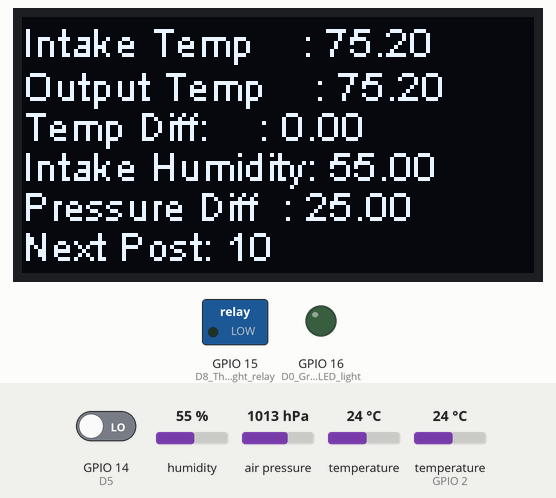
The sketch below on a simulated ESP8266 (NodeMCU). Shown: 128×64 one-colour display, switched loads named in the sketch (green lamp = pin HIGH), output pins drawn as LEDs (lit = HIGH). The inputs (shaded band) are chosen by the test bench; at power-on: humidity 55 %, temperature (sensor on GPIO 2) 24 °C, GPIO 14 (D5) LOW, temperature 24 °C, air pressure 1013 hPa. WiFi joins after 1.5 s; servers stay silent unless stated.

Above: at 8.2 s.
8.3 s: humidity set to 22 %
At 9.0 s:
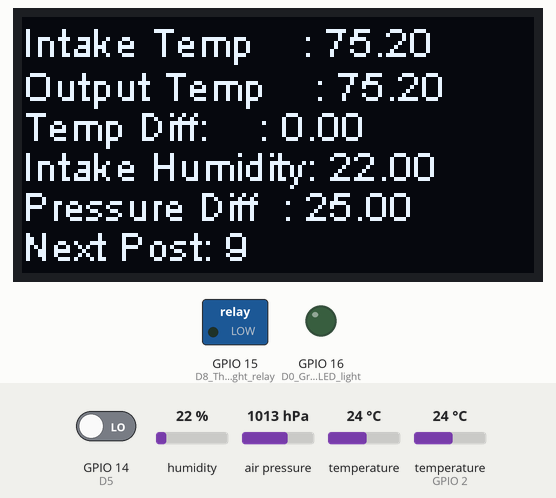
11.2 s: temperature (sensor on GPIO 2) set to 12 °C
At 12.3 s:
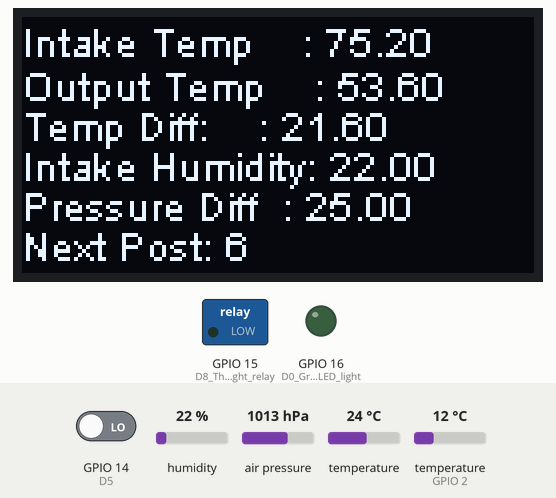
14.6 s: GPIO 14 (D5) driven HIGH
At 16.3 s:
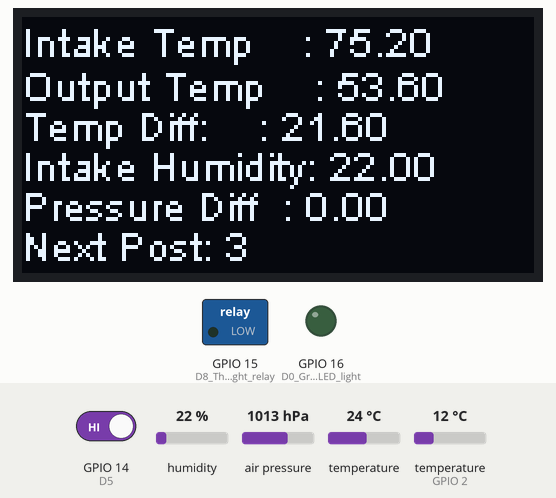
18.0 s: temperature (sensor 0) set to 12 °C
At 18.96 s:
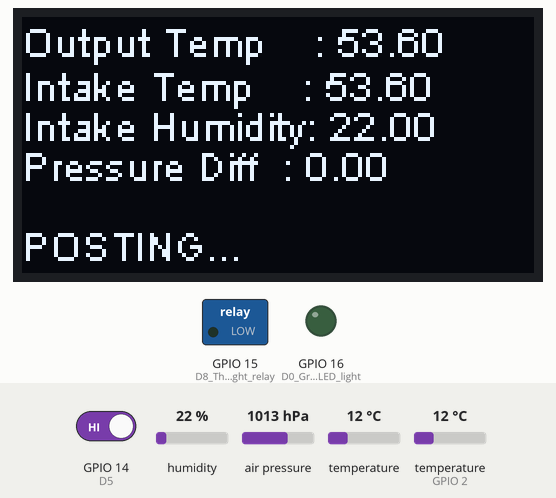
20.6 s: temperature (sensor on GPIO 2) set to 19 °C
At 22.2 s:
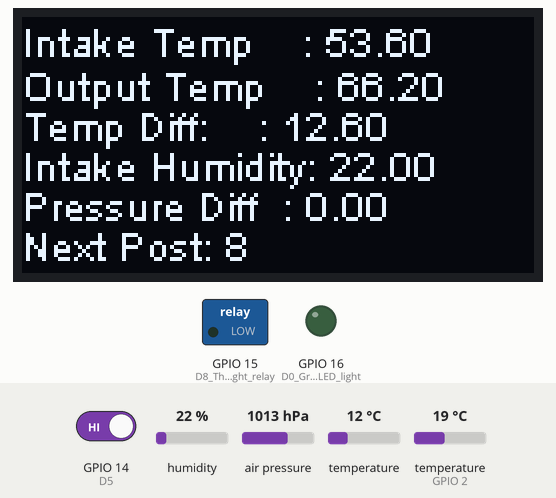
24.0 s: humidity set to 40 %
At 25.6 s:
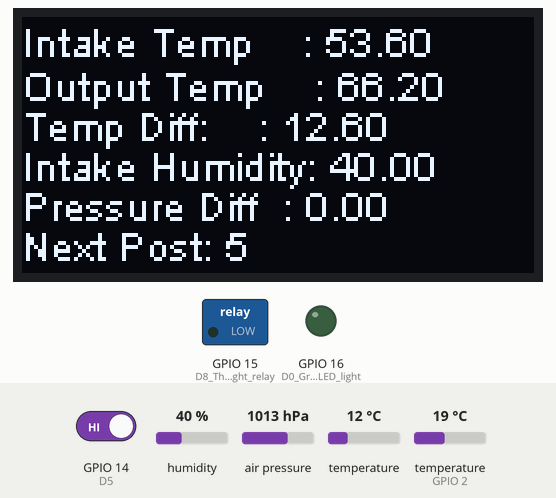
Timing chart, 0 to 27.1 s (numbered marks = the images above; inputs shaded):
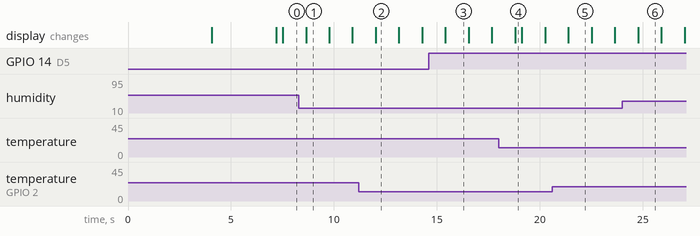

The sketch:

esphvac.ino
```cpp
// Include the libraries we need
#include <OneWire.h>
#include <DallasTemperature.h>
#include "SSD1306Wire.h"
#include <ESP8266WebServer.h>
#include <Wire.h>
#include <SPI.h>
#include <Adafruit_BME280.h>

SSD1306Wire display(0x3C, 4, 5);
const char* ssid = "wifi";                // The SSID (name) of the Wi-Fi network you want to connect to
const char* password = "pass";  // The password of the Wi-Fi network


// Data wire is plugged into port 2 on the ESP8266
#define ONE_WIRE_BUS 2
#define TEMPERATURE_PRECISION 9

// Setup a oneWire instance to communicate with any OneWire devices (not just Maxim/Dallas temperature ICs)
OneWire oneWire(ONE_WIRE_BUS);

// Pass our oneWire reference to Dallas Temperature.
DallasTemperature sensors(&oneWire);

// arrays to hold device addresses
DeviceAddress outputThermometer = { 0x28, 0xAB, 0xE6, 0x45, 0x92, 0x0D, 0x02, 0xCF };

IPAddress ip;

Adafruit_BME280 bme;   // I2C
Adafruit_BME280 bme2;  // I2C

float outputTemp;
float outputTempOld;
float intakeTemp;
float intakeHumidity;
float intakePressure;
float innerTemp;
float innerHumidity;
float innerPressure;
float avgIntakeTemp;
float avgIntakeHumidity;
float pressureDiff;
float calibration = 0.0;
String sensor1 = "Internal: Good to go";
String sensor2 = "External: Good to go";


void setup(void) {
  //Serial.begin(115200);

  pinMode(16, OUTPUT);  //D0 Green LED light
  digitalWrite(16, LOW);
  pinMode(15, OUTPUT);  //D8 The UV light relay
  digitalWrite(15, LOW);
  pinMode(14, INPUT);  //D5

  display.init();
  display.setFont(ArialMT_Plain_10);

  display.clear();
  display.drawString(0, 0, "Starting...");
  display.display();

  if (!bme.begin(0x76, &Wire)) {
    sensor1 = "Internal: Not Found";
  }

  if (!bme2.begin(0x77, &Wire)) {
    sensor2 = "External: Not Found";
  }

  sensors.begin();
  sensors.setResolution(outputThermometer, TEMPERATURE_PRECISION);

  delay(1000);

  WiFi.hostname("HVAC_MONITOR");
  WiFi.setAutoReconnect(true);
  WiFi.begin(ssid, password);
  delay(3000);

  display.clear();
  display.drawString(0, 0, sensor1);
  display.drawString(0, 11, sensor2);
  display.drawString(0, 21, "IP:" + WiFi.localIP().toString());
  display.display();

  delay(3000);
}


void loop() {
  sensors.requestTemperatures();
  //float Sensor1TempC = sensors.getTempC(outputThermometer);
  outputTemp = DallasTemperature::toFahrenheit(sensors.getTempC(outputThermometer));
  if (outputTemp < 1) {
    outputTemp = outputTempOld;  //Sometimes the probe doesn't register right
  }

  outputTempOld = outputTemp;

  intakeTemp = DallasTemperature::toFahrenheit(bme.readTemperature());
  intakeHumidity = bme.readHumidity();
  intakePressure = bme.readPressure();

  innerTemp = DallasTemperature::toFahrenheit(bme2.readTemperature());
  innerHumidity = bme2.readHumidity();
  innerPressure = bme2.readPressure();

  avgIntakeTemp = (intakeTemp + innerTemp) / 2;
  avgIntakeHumidity = (intakeHumidity + innerHumidity) / 2;
  pressureDiff = abs(intakePressure - innerPressure);

  display.clear();

  display.drawString(0, 0, "Output Temp    : " + String(outputTemp));
  display.drawString(0, 11, "Intake Temp    : " + String(avgIntakeTemp));
  display.drawString(0, 21, "Intake Humidity: " + String(avgIntakeHumidity));
  display.drawString(0, 31, "Pressure Diff  : " + String(pressureDiff));
  display.drawString(0, 51, "POSTING...");
  display.display();


  if (true) {
    const uint16_t port = 601;
    const char* host = "172.16.20.17";
    WiFiClient client;

    String PostData = "hvac";
    PostData += " ";
    //PostData += "outputTemp=";
    PostData += outputTemp;
    PostData += " ";

    //PostData += "intakeTemp=";
    PostData += intakeTemp;
    PostData += " ";

    //PostData += "intakeHumidity=";
    PostData += intakeHumidity;
    PostData += " ";

    //PostData += "intakePressure=";
    PostData += intakePressure;
    PostData += " ";

    //PostData += "innerTemp=";
    PostData += innerTemp;
    PostData += " ";

    //PostData += "innerHumidity=";
    PostData += innerHumidity;
    PostData += " ";

    //PostData += "innerPressure=";
    PostData += innerPressure;
    //PostData += " ";

    //PostData += " }";
    if (client.connect(host, port)) {
      client.println(PostData);
      client.stop();
    }
  }

  for (int i = 10; i > 0; i--) {
    sensors.requestTemperatures();
    //float Sensor1TempC = sensors.getTempC(outputThermometer);
    outputTemp = DallasTemperature::toFahrenheit(sensors.getTempC(outputThermometer));

    intakeTemp = DallasTemperature::toFahrenheit(bme.readTemperature());
    intakeHumidity = bme.readHumidity();
    intakePressure = bme.readPressure() - 25;  // Pressure adjustment
    innerTemp = DallasTemperature::toFahrenheit(bme2.readTemperature());
    innerHumidity = bme2.readHumidity();
    innerPressure = bme2.readPressure();

    avgIntakeTemp = (intakeTemp + innerTemp) / 2;
    avgIntakeHumidity = (intakeHumidity + innerHumidity) / 2;
    pressureDiff = abs(intakePressure - innerPressure);

    if (digitalRead(14) == HIGH) {
      calibration = pressureDiff;
    }

    pressureDiff = abs(pressureDiff - calibration);

    if (pressureDiff < 10) {
      pressureDiff = 0;
    }


    display.clear();
    //display.setFont(ArialMT_Plain_10);
    display.drawString(0, 0, "Intake Temp    : " + String(avgIntakeTemp));
    display.drawString(0, 11, "Output Temp    : " + String(outputTemp));
    display.drawString(0, 21, "Temp Diff:    : " + String(abs(avgIntakeTemp - outputTemp)));
    display.drawString(0, 31, "Intake Humidity: " + String(avgIntakeHumidity));
    display.drawString(0, 41, "Pressure Diff  : " + String(pressureDiff));
    //display.drawString(0, 41, "Pressure Diff  : " + String(innerPressure));
    //display.drawString(0, 11, "IP: " + ipStr);
    display.drawString(0, 51, "Next Post: " + String(i));
    display.display();


    if (pressureDiff > 45) {
      digitalWrite(16, HIGH);
      digitalWrite(15, HIGH);
    } else {
      digitalWrite(16, LOW);
      digitalWrite(15, LOW);
    }

    delay(1000);
  }

  //delay(60000);
}
```

Measured:
- what the display in image 5 shows lasts 1.1 s, from 21.4 s to 22.5 s
